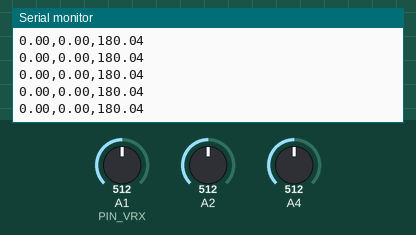
A sketch run on a simulated Arduino Zero (SAMD21). Shown: the last lines printed to the serial monitor. The inputs (shaded band) are chosen by the test bench; at power-on: A1 (PIN_VRX) = 512, A2 = 512, A4 = 512 (analog values on the 0–1023 scale).

Above: at 1.2 s.
1.3 s: A1 (PIN_VRX) set to 716
At 1.9 s:
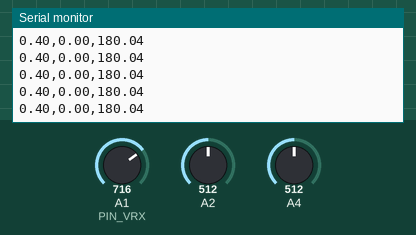
2.8 s: A2 set to 716
At 3.9 s:
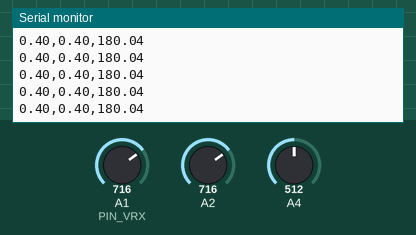
4.3 s: A4 set to 716
At 5.0 s:
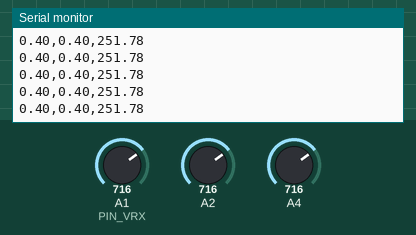
5.8 s: A1 (PIN_VRX) set to 900
At 6.7 s:
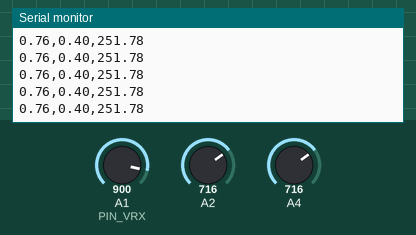
7.3 s: A2 set to 900
At 7.8 s:
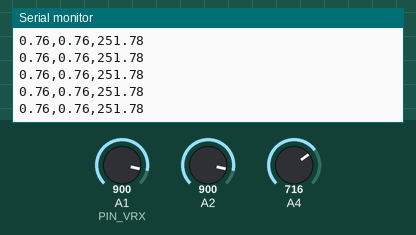
8.8 s: A4 set to 900
At 9.9 s:
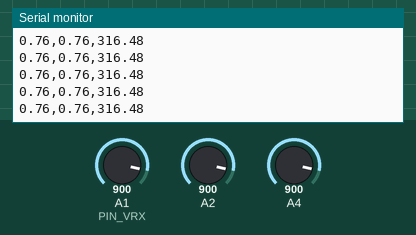
Timing chart, 0 to 11.3 s (numbered marks = the images above; inputs shaded):
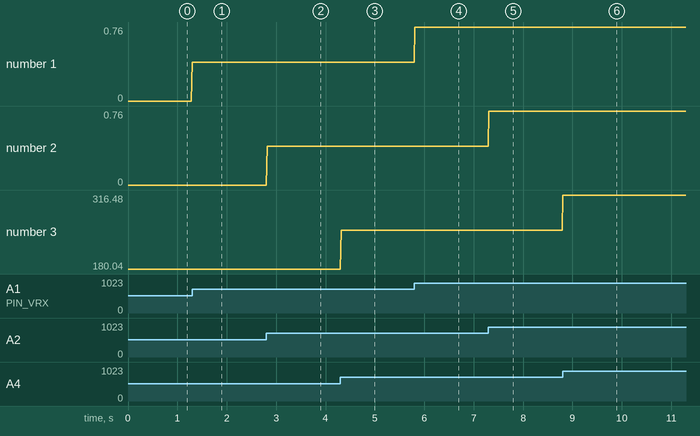

The sketch:

Controller.ino
```cpp
#define PIN_VRX  15
#define PIN_VRY  2
#define PIN_POT  4

#define DEAD_ZONE 0.35

void setup() {
  Serial.begin(115200);
  analogReadResolution(12);
}

float normaliseAxis(int raw) {
  float value = (raw / 4095.0) * 2.0 - 1.0;

  if (fabs(value) < DEAD_ZONE) {
    value = 0.0;
  }

  return value;
}

// Returns -1.0 to 1.0
float getX() {
  return normaliseAxis(analogRead(PIN_VRX));
}

// Returns -1.0 to 1.0  (up = positive)
float getY() {
  return normaliseAxis(analogRead(PIN_VRY));
}

// Returns 0.0 to 360.0
float getRot() {
  return ((float)analogRead(PIN_POT) / 4095.0) * 360.0f;
}

void loop() {
  // Example usage — replace with your own logic
  Serial.print(getX());
  Serial.print(',');
  Serial.print(getY());
  Serial.print(',');
  Serial.println(getRot());
  delay(16);
}
```

Measured:
- after the input at 1.3 s, the serial monitor: prints a new line at once (image 1)
- after the input at 2.8 s, the serial monitor: prints a new line at once (image 2)
- after the input at 4.3 s, the serial monitor: prints a new line at once (image 3)
- after the input at 5.8 s, the serial monitor: prints a new line at once (image 4)
- after the input at 7.3 s, the serial monitor: prints a new line at once (image 5)
- after the input at 8.8 s, the serial monitor: prints a new line at once (image 6)
- plotted number 1: 0 → 0.4 after the input at 1.3 s, 0.4 → 0.76 after the input at 5.8 s
- plotted number 3: 180.04 → 251.78 after the input at 4.3 s, 251.78 → 316.48 after the input at 8.8 s
